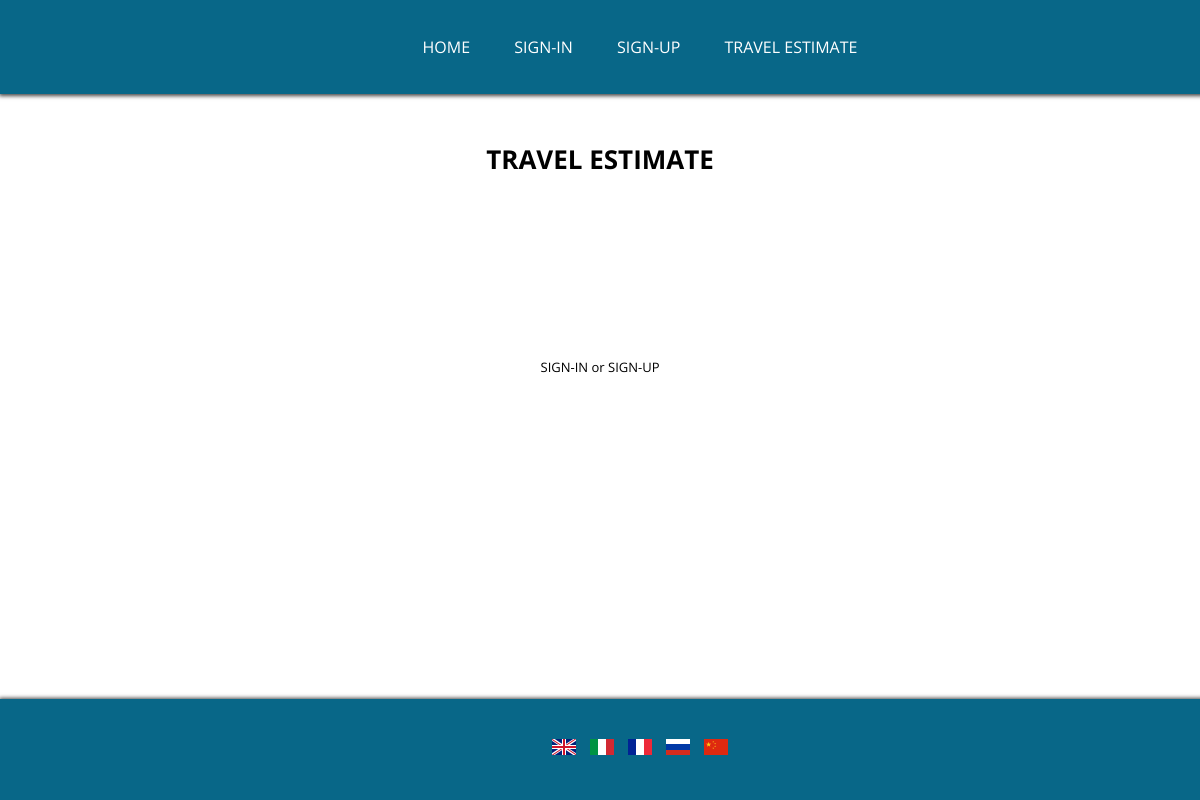
/travels.php?lang=en, run on an earlier commit of the app's database.
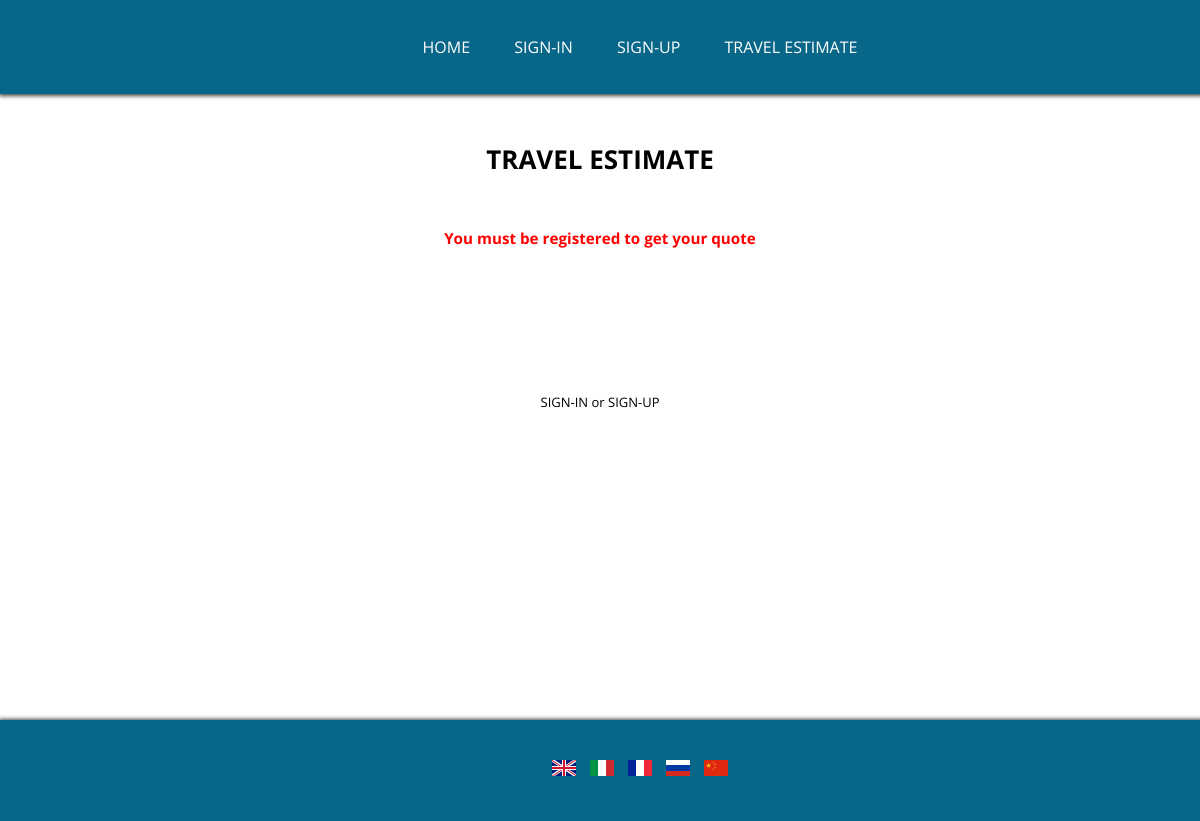
And on a later commit of the database.
### tables this page shows
CREATE TABLE IF NOT EXISTS `translations` (
  `lang_key` varchar(20) NOT NULL,
  `descrizione` text NOT NULL,
  `lang` enum('it','en','ru','cn','fr') NOT NULL
);

### scripts/functions.php (called while the page is built, shortened)
<?php
  function get_string($str_key, $lang) {
    $conn = getConnection();
    $str_key = test_input($str_key);
    $lang = test_input($lang);
    $sql = "SELECT descrizione
            FROM translations
            WHERE lang_key LIKE '$str_key' AND
                  lang LIKE '$lang'";
    $result = mysqli_query($conn, $sql);
    if (mysqli_num_rows($result) > 0) {
      $row = mysqli_fetch_assoc($result);
      return $row['descrizione'];
    } else {
      return false;
    }
  }
  function test_input($str) {
    $data = htmlspecialchars($str, ENT_NOQUOTES, "UTF-8");
    return $data;
  }
  function getConnection() {
    $m_uname = "root";
    $m_passwd = "";
    $m_host = "127.0.0.1";
    $m_db = "viaggi_db";
    $conn = mysqli_connect($m_host, $m_uname, $m_passwd, $m_db);
    mysqli_set_charset($conn, "utf8");
    return $conn;
  }
 ?>

### travels.php (the view, shortened to what this page needs)
<html>
  <head>
    <link href="./css/style.css" rel="stylesheet" type="text/css">
  </head>
  <body class="openSans">
    <?php include './scripts/navbar.php'; ?>
    <div class="content">
      <div class="centered customStyle">
        <?php
          echo "<h1 style='text-align:center'>". get_string('travel', test_input($_GET['lang'])) ."</h1>";
          echo "<br>";
          if(!isset($_COOKIE['uid'])) {
            echo "<center>";
            echo "<h3 style='text-align: center' class='error'>".get_string("err_travel", test_input($_GET['lang']))."</h3>";
            echo "<br><br>";
            echo "<div style='display: inline-block' class='err_log_travel'><a href='login.php?lang='".$_GET['lang'].">".get_string("login", test_input($_GET['lang']))."</a>   or   <a href='register.php?lang='".$_GET['lang'].">".get_string("signup", test_input($_GET['lang']))."</a></div>";
            echo "</center>";
          }
        ?>
        <div id="travels_form">
      </div>
    </div>
    </div>
    <?php include './scripts/footer.php'; ?>
  </body>
</html>

### scripts/navbar.php (shortened to what this page needs)
<?php
  include 'functions.php';
?>
<nav>
  <center>
  <ul class="menu">
    <li><a href="index.php?lang=<?php echo test_input($_GET ['lang']); ?>"><?php echo get_string("home", test_input($_GET ['lang'])); ?></a></li>
    <li><a href="login.php?lang=<?php echo test_input($_GET ['lang']); ?>"><?php echo get_string("login", test_input($_GET ['lang'])); ?></a></li>
    <li><a href="register.php?lang=<?php echo test_input($_GET ['lang']); ?>"><?php echo get_string("signup", test_input($_GET ['lang'])); ?></a></li>
    <li><a href="travels.php?lang=<?php echo test_input($_GET ['lang']); ?>"><?php echo get_string("travel", test_input($_GET ['lang'])); ?></a></li>
  </ul>
  </center>
</nav>

### scripts/footer.php (shortened to what this page needs)
<footer>
  <center>
  <ul class="lang_chooser">
    <li><a href="<?php echo basename($_SERVER['SCRIPT_FILENAME']); ?>?lang=en"><img src="./res/lang/GB.png"/></a></li>
    <li><a href="<?php echo basename($_SERVER['SCRIPT_FILENAME']); ?>?lang=it"><img src="./res/lang/IT.png"/></a></li>
    <li><a href="<?php echo basename($_SERVER['SCRIPT_FILENAME']); ?>?lang=fr"><img src="./res/lang/FR.png"/></a></li>
    <li><a href="<?php echo basename($_SERVER['SCRIPT_FILENAME']); ?>?lang=ru"><img src="./res/lang/RU.png"/></a></li>
    <li><a href="<?php echo basename($_SERVER['SCRIPT_FILENAME']); ?>?lang=cn"><img src="./res/lang/CN.png"/></a></li>
  </ul>
</footer>

### css/style.css (style rules this page uses)
html { font-family: 'Open Sans', sans-serif; }
body { margin: 0; }
.openSans { font: "Open Sans", sans-serif; }
.error { color: red; }
.err_log_travel a { text-decoration: none; color: #000; }
.customStyle { margin:10px auto; max-width: 400px; padding: 20px 12px 10px 20px; font: 13px "Open Sans", sans-serif; }
nav { width: 100%; background-color: #086788; margin: 0; padding: 20px; z-index: 9999; position: fixed; top: 0; -webkit-box-shadow: 0px 0px 4px 1.5px rgba(71,71,71,1); -moz-box-shadow: 0px 0px 4px 1.5px rgba(71,71,71,1); box-shadow: 0px 0px 4px 1.5px rgba(71,71,71,1); }
.menu li { margin-left: 20px; margin-right: 20px; }
.lang_chooser li { margin-left: 5px; margin-right: 5px; }
.menu li, .lang_chooser li { display: inline; }
.menu a { text-decoration: none; color: #fff; }
.content div { height: calc(100% - 195px); padding-left: 15%; padding-right: 15%; display: flex; flex-direction: column; position: relative; top: 94px; z-index: 1; }
.centered div { width: 70%; align-self: center; z-index: 2; }
footer { width: 100%; background-color: #086788; position: fixed; margin: 0; padding: 20px; z-index: 9999; bottom: 0; -webkit-box-shadow: 0px 0px 4px 1.5px rgba(71,71,71,1); -moz-box-shadow: 0px 0px 4px 1.5px rgba(71,71,71,1); box-shadow: 0px 0px 4px 1.5px rgba(71,71,71,1); }

What changed in the data, as far as the page shows it:
added translations: descrizione "You must be registered to get your quote"
